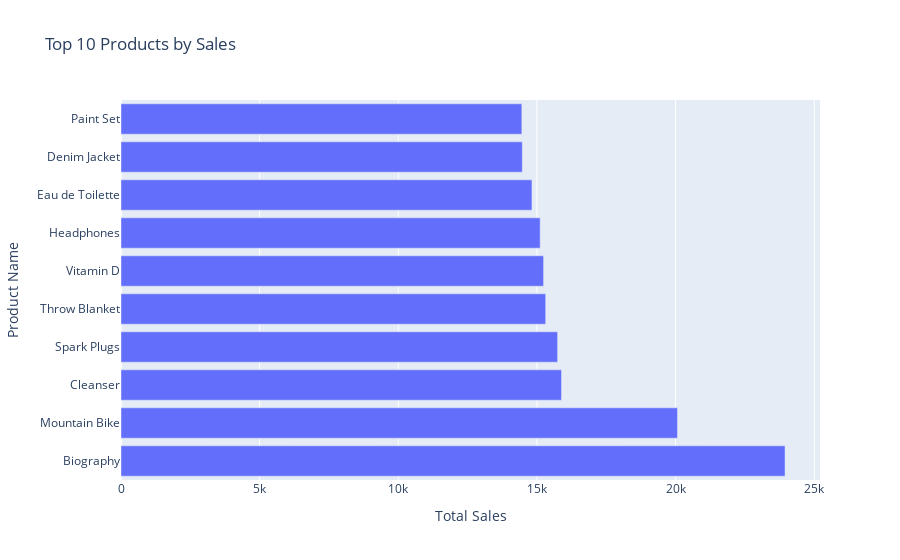

Source (notebook cell):
### Code cell
# Calculate top 10 products by sales
top_10_products = df.groupby('ProductName')['Sales'].sum().reset_index().nlargest(10, 'Sales')

print("\nTop 10 Products by Sales:")
print(top_10_products)

# Visualization of top 10 products by sales using Seaborn
plt.figure(figsize=(14, 7))
sns.barplot(data=top_10_products, x='Sales', y='ProductName')
plt.title('Top 10 Products by Sales')
plt.xlabel('Sales')
plt.ylabel('Product Name')
plt.show()

# Visualization of top 10 products by sales using Plotly
fig = px.bar(top_10_products, x='Sales', y='ProductName', title='Top 10 Products by Sales', orientation='h',
             labels={'Sales': 'Total Sales', 'ProductName': 'Product Name'})
fig.show()

### Figure 1 — Plotly figure (JSON) as saved in the notebook; plotly's stock layout.template omitted (floating-point values rounded to 4 significant figures)
{"data": [{"alignmentgroup": "True", "hovertemplate": "Total Sales=%{x}<br>Product Name=%{y}<extra></extra>", "legendgroup": "", "marker": {"color": "#636efa", "pattern": {"shape": ""}}, "name": "", "offsetgroup": "", "orientation": "h", "showlegend": false, "textposition": "auto", "type": "bar", "x": [23947, 20069, 15886, 15745, 15315, 15239, 15116, 14820, 14472, 14455], "xaxis": "x", "y": ["Biography", "Mountain Bike", "Cleanser", "Spark Plugs", "Throw Blanket", "Vitamin D", "Headphones", "Eau de Toilette", "Denim Jacket", "Paint Set"], "yaxis": "y"}], "layout": {"autosize": true, "barmode": "relative", "legend": {"tracegroupgap": 0}, "title": {"text": "Top 10 Products by Sales"}, "xaxis": {"anchor": "y", "autorange": true, "domain": [0, 1], "range": [0, 25210.0], "title": {"text": "Total Sales"}, "type": "linear"}, "yaxis": {"anchor": "x", "autorange": true, "domain": [0, 1], "range": [-0.5, 9.5], "title": {"text": "Product Name"}, "type": "category"}}}
